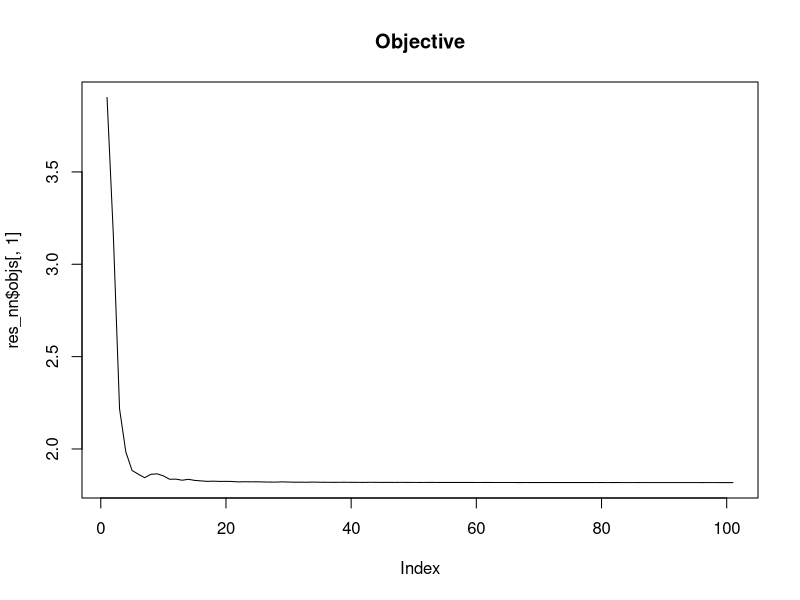
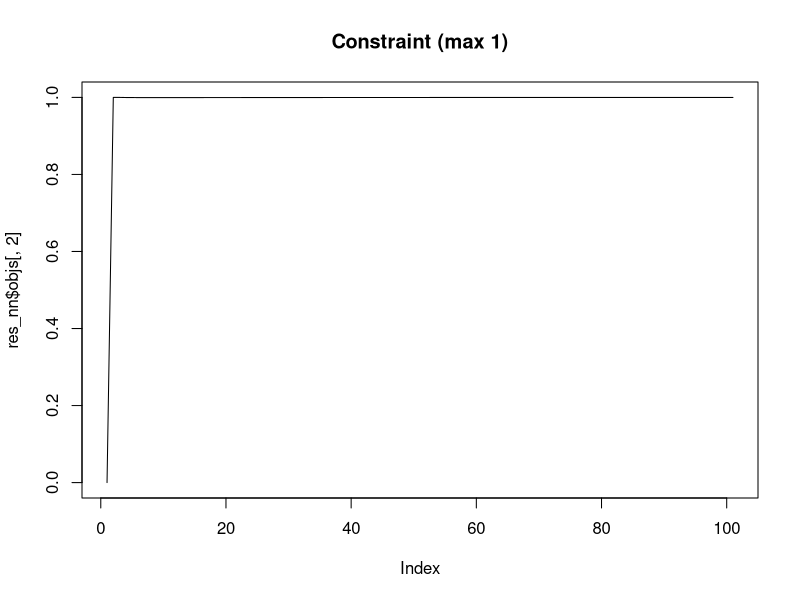

Reproduce these figures in R, in order.
## ---- chunk 1
library(pracma)
library(magrittr)
library(nnls)
library(parallel)
## ---- chunk 2
n <- 30
p <- 40
v <- 30
sparsity <- 0.1
sigma <- 0.1
sigmaI <- 0.05 # isotropic noise
rk <- 3
X <- randn(n, p) %>% abs
B <- randn(p, v) %>% abs * (rand(p, v) < sparsity)
U <- sqrt(sigma/rk) * randn(n, rk)
V <- sqrt(sigma/rk) * randn(rk, v)
E <- U %*% V
mu <- X %*% B
Y <- mu + E + sigmaI * randn(n, v)
## ---- chunk 3
multi_nnls <- function(X, Y, mc.cores = 3) {
  v <- dim(Y)[2]
  bs <- mclapply(1:v, function(i) nnls(X, Y[, i])$x, mc.cores = mc.cores)
  do.call(cbind, bs)
}
B_nnls <- multi_nnls(X, Y)
#Check denoising error
mu_nnls <- X %*% B_nnls
(err_nnls <- sum((mu_nnls - mu)^2))
## ---- chunk 4
nnorm <- function(E) {
  res <- svd(E, nu = 0, nv = 0)
  sum(res$d)
}

rank1approx <- function(E) {
  res <- svd(E, nu = 1, nv = 1)
  res$u %*% t(res$v)
}

nuclear_opt <- function(X, Y, lambda, maxits = 10, mc.cores = 3) {
  v <- dim(Y)[2]
  p <- dim(X)[2]
  n <- dim(X)[1]
  Z <- Y
  B <- multi_nnls(X, Z, mc.cores = mc.cores)
  objective <- function(B, Z) {
    c(sum((Z - X %*% B)^2), nnorm(Z - Y)/lambda)
  }
  objs <- objective(B, Z)
  for (it in 1:maxits) {
    # find the projection
    B <- multi_nnls(X, Z, mc.cores = mc.cores)
    Zh <- X %*% B
    resid <- Z - Zh
    alpha <- 1/it
    Z <- Y + (1-alpha) * (Z - Y)  + alpha * lambda * rank1approx(-resid)
    # objective
    objs <- rbind(objs, objective(B, Z))
  }
  list(E = Z - Y, B = B, objs = objs, objective = objective)
}
# cheat by giving the true nuclear norm
res_nn <- nuclear_opt(X, Y, nnorm(E)/2, 100)
plot(res_nn$objs[, 1], type = "l", main = "Objective")
plot(res_nn$objs[, 2], type = "l", main = "Constraint (max 1)")
res_nn$objective(B, mu)
mu_nn <- X %*% res_nn$B
(err_nn <- sum((mu_nn - mu))^2)
## ---- chunk 5
err_nnls
err_nn
